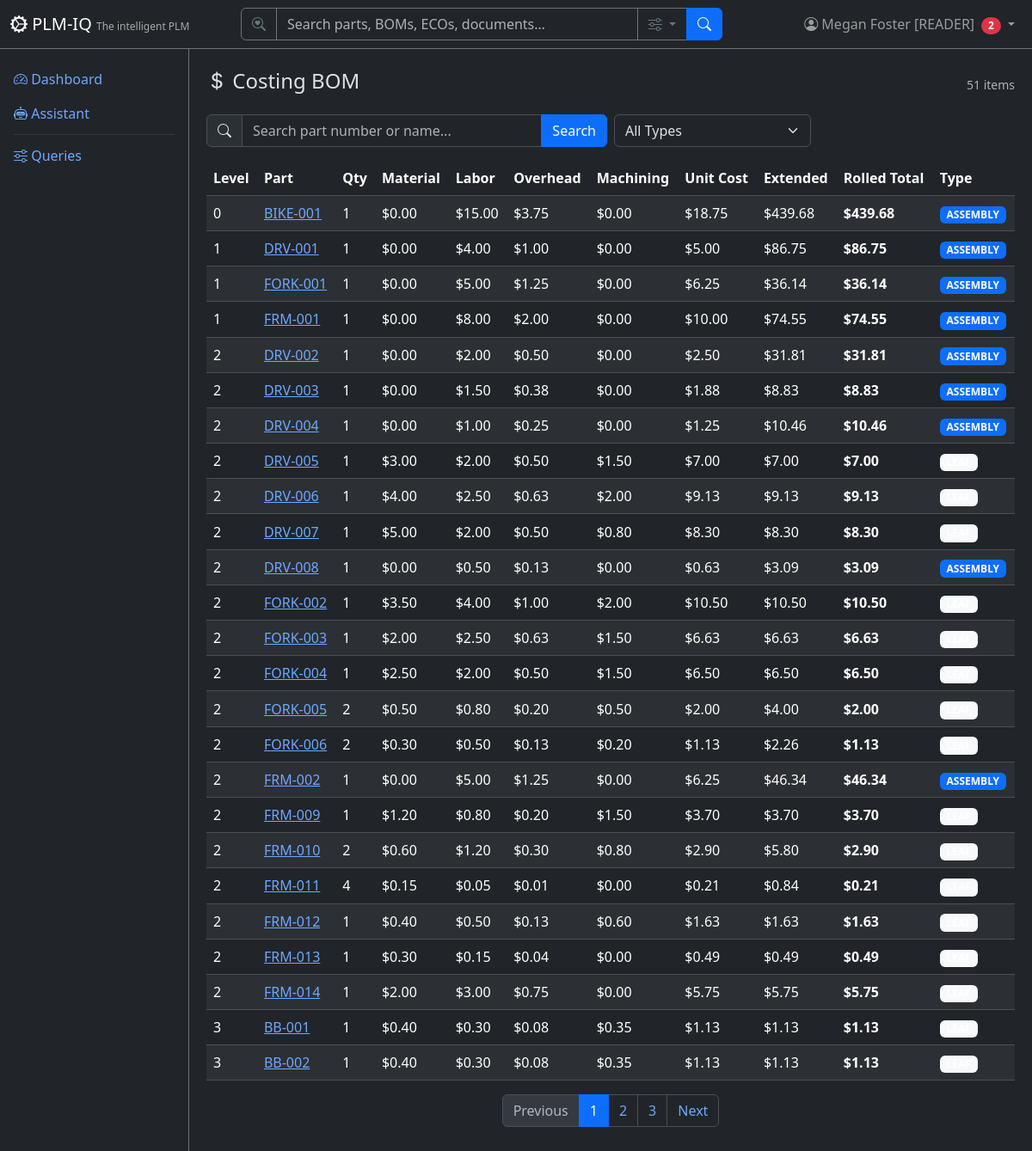
Before: /costing (signed in) with the older database file.
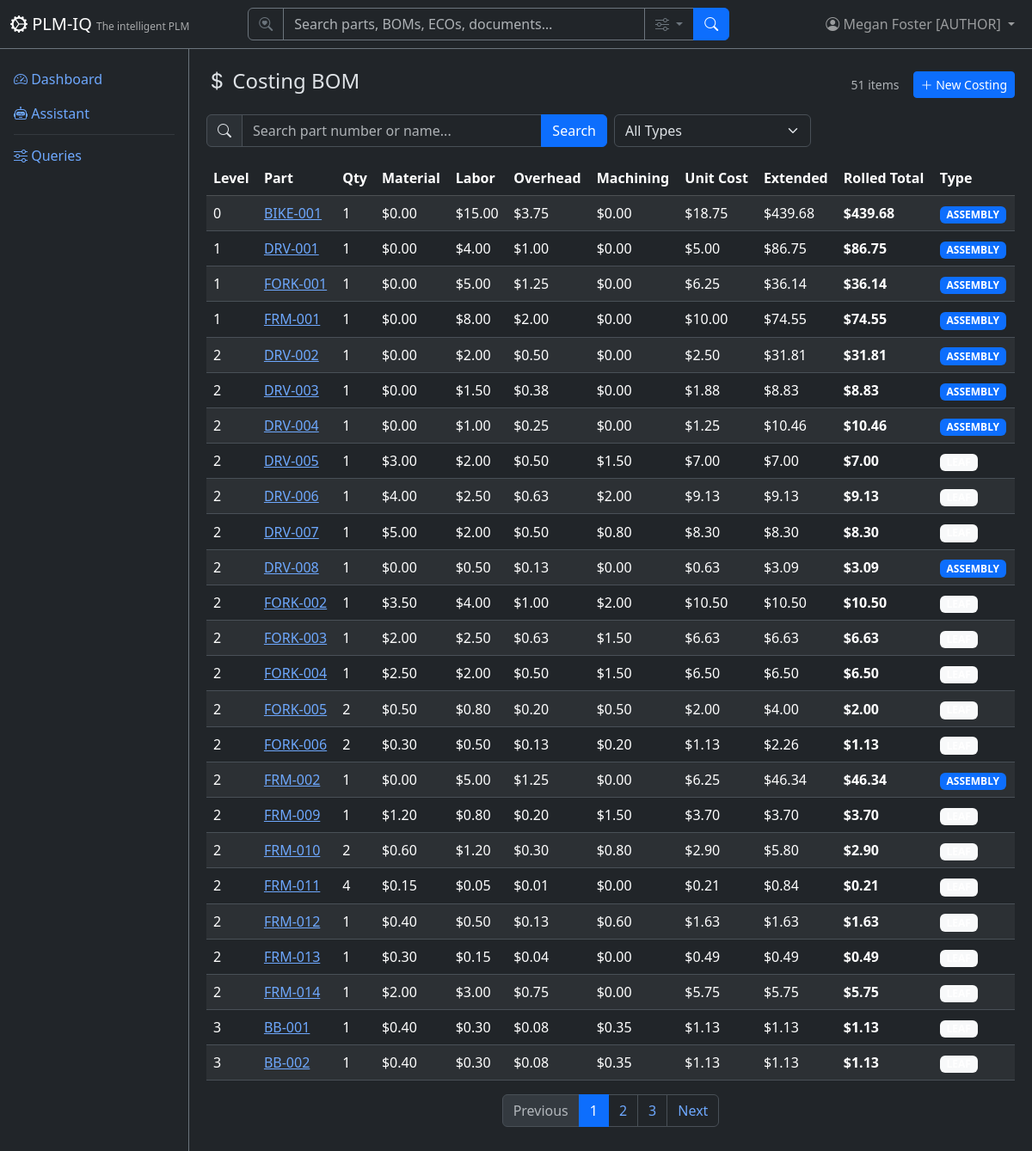
After: the same page with the newer database file.
### app/models/tenant_user.py (models this page shows)
class User(Base):
    __tablename__ = "users"
    user_id = Column("user_id", Integer, primary_key=True, autoincrement=True)
    username = Column("username", String, unique=True, nullable=False)
    full_name = Column("full_name", String, nullable=False)
    email = Column("email", String)
    password_hash = Column("password_hash", String, nullable=False, default="")
    tenant_id = Column("tenant_id", Integer, ForeignKey("tenants.tenant_id"), nullable=False, default=1)
    is_active = Column("is_active", Boolean, default=True)
    created_date = Column("created_date", String)
    role = Column("role", String, default="reader")
    tenant = relationship("Tenant", back_populates="users")
    favorites = relationship("Favorite", back_populates="user")

### app/routers/costing.py (the view)
@router.get("", response_class=HTMLResponse)
def list_costing(
    request: Request,
    q: Optional[str] = Query(None, description="Search by part number or name"),
    cost_type: Optional[str] = Query(None, description="Filter by cost type"),
    page: int = Query(1, ge=1),
    db: Session = Depends(get_db),
):
    user = require_user(request, db)
    ctx = auth_context(request, db)
    query = db.query(CostingBomItem)
    if q:
        query = query.filter(
            or_(
                CostingBomItem.part_number.ilike(f"%{q}%"),
                CostingBomItem.part_name.ilike(f"%{q}%"),
            )
        )
    if cost_type:
        query = query.filter(CostingBomItem.cost_type == cost_type)
    total = query.count()
    offset = (page - 1) * DEFAULT_PAGE_SIZE
    items = query.order_by(CostingBomItem.level, CostingBomItem.part_number).offset(offset).limit(DEFAULT_PAGE_SIZE).all()
    return HTMLResponse(content=render(
        "costing/list.html",
        **ctx,
        items=items,
        page=page,
        total=total,
        pages=(total + DEFAULT_PAGE_SIZE - 1) // DEFAULT_PAGE_SIZE,
        q=q or "",
        cost_type_filter=cost_type or "",
    ))

### app/templates/costing/list.html (shortened to what this page needs)
{% extends "base.html" %}
{% block content %}
<div class="d-flex justify-content-between align-items-center mb-3">
    <h4><i class="bi bi-currency-dollar"></i> Costing BOM</h4>
    <div class="d-flex align-items-center gap-3">
        <span class="text-muted small">{{ total }} items</span>
        {% if current_user and current_user.role == 'author' %}
        <a href="/costing/new" class="btn btn-sm btn-primary"><i class="bi bi-plus-lg"></i> New Costing</a>
        {% endif %}
    </div>
</div>
<form method="GET" class="row g-2 mb-3">
    <div class="col-md-6">
        <div class="input-group">
            <span class="input-group-text"><i class="bi bi-search"></i></span>
            <input type="text" name="q" class="form-control" placeholder="Search part number or name..." value="{{ q }}">
            <button class="btn btn-primary" type="submit">Search</button>
        </div>
    </div>
    <div class="col-md-3">
        <select name="cost_type" class="form-select" onchange="this.form.submit()">
            <option value="">All Types</option>
        </select>
    </div>
</form>
<div class="table-responsive">
    <table class="table table-striped table-hover align-middle">
        <thead class="table-dark">
            <tr><th>Level</th><th>Part</th><th>Qty</th><th>Material</th><th>Labor</th><th>Overhead</th><th>Machining</th><th>Unit Cost</th><th>Extended</th><th>Rolled Total</th><th>Type</th></tr>
        </thead>
        <tbody>
            {% for item in items %}
            <tr>
                <td>{{ item.level }}</td>
                <td><a href="/parts/{{ item.part_number }}">{{ item.part_number }}</a></td>
                <td>{{ item.qty }}</td>
                <td>{{ item.material_cost|currency }}</td>
                <td>{{ item.labor_cost|currency }}</td>
                <td>{{ item.overhead_cost|currency }}</td>
                <td>{{ item.machining_cost|currency }}</td>
                <td>{{ item.unit_cost|currency }}</td>
                <td>{{ item.extended_cost|currency }}</td>
                <td><strong>{{ item.rolled_total|currency }}</strong></td>
                <td><span class="badge bg-{% if item.cost_type == 'LEAF' %}light{% else %}primary{% endif %} badge-status">{{ item.cost_type }}</span></td>
            </tr>
            {% else %}
            <tr><td colspan="11" class="text-center text-muted py-4">No costing data.</td></tr>
            {% endfor %}
        </tbody>
    </table>
</div>
{% if pages > 1 %}
<nav><ul class="pagination justify-content-center">
    <li class="page-item {% if page <= 1 %}disabled{% endif %}">
        <a class="page-link" href="?page={{ page - 1 }}{% if q %}&q={{ q }}{% endif %}{% if cost_type_filter %}&cost_type={{ cost_type_filter }}{% endif %}">Previous</a>
    </li>
    {% for p in range(1, pages + 1) %}
    <li class="page-item {% if p == page %}active{% endif %}"><a class="page-link" href="?page={{ p }}{% if q %}&q={{ q }}{% endif %}{% if cost_type_filter %}&cost_type={{ cost_type_filter }}{% endif %}">{{ p }}</a></li>
    {% endfor %}
    <li class="page-item {% if page >= pages %}disabled{% endif %}">
        <a class="page-link" href="?page={{ page + 1 }}{% if q %}&q={{ q }}{% endif %}{% if cost_type_filter %}&cost_type={{ cost_type_filter }}{% endif %}">Next</a>
    </li>
</ul></nav>
{% endif %}
{% endblock %}

### app/templates/base.html (shortened to what this page needs)
<!DOCTYPE html>
<html lang="en" data-bs-theme="dark">
<head>
    <link href="https://cdn.jsdelivr.net/npm/bootstrap@5.3.3/dist/css/bootstrap.min.css" rel="stylesheet">
    <link href="https://cdn.jsdelivr.net/npm/bootstrap-icons@1.11.3/font/bootstrap-icons.css" rel="stylesheet">
</head>
<body>
    <nav class="navbar navbar-expand-md navbar-dark bg-dark fixed-top border-bottom border-secondary">
        <div class="container-fluid">
            <a class="navbar-brand" href="/">
                <i class="bi bi-gear-wide-connected"></i> PLM-IQ
                <small class="d-none d-md-inline">The intelligent PLM</small>
            </a>
            <div class="collapse navbar-collapse" id="navMenu">
                {% if current_user %}
                <form class="d-flex mx-auto my-2 my-md-0" role="search" action="/search" method="get" style="width: 100%; max-width: 560px;">
                    <div class="input-group">
                        <span class="input-group-text bg-dark border-secondary text-secondary"><i class="bi bi-search-heart"></i></span>
                        <input type="search" name="q" class="form-control bg-dark text-light border-secondary" placeholder="Search parts, BOMs, ECOs, documents…" aria-label="Search">
                        <button class="btn btn-outline-secondary dropdown-toggle" type="button" data-bs-toggle="dropdown" data-bs-auto-close="outside" title="Search options">
                            <i class="bi bi-sliders"></i>
                        </button>
                        <button class="btn btn-primary" type="submit"><i class="bi bi-search"></i></button>
                    </div>
                </form>
                {% endif %}
                <ul class="navbar-nav ms-auto align-items-center">
                    {% if current_user %}
                    <li class="nav-item dropdown">
                        <a class="nav-link dropdown-toggle position-relative" href="#" role="button" data-bs-toggle="dropdown" aria-label="Profile Menu" title="Profile Menu">
                            <i class="bi bi-person-circle"></i>
                            <span class="d-none d-md-inline">{{ current_user.full_name }} [{{ current_user.role|upper if current_user.role else 'SUPERUSER' }}]</span>
                            {% if unread_count|default(0) > 0 %}<span class="badge bg-danger rounded-pill ms-1">{{ unread_count }}</span>{% endif %}
                        </a>
                    </li>
                    {% else %}
                    <li class="nav-item">
                        <a class="nav-link" href="/login"><i class="bi bi-box-arrow-in-right"></i> Sign In</a>
                    </li>
                    {% endif %}
                </ul>
            </div>
        </div>
    </nav>
    <div class="sidebar bg-dark border-end border-secondary pt-3">
        <ul class="nav nav-pills flex-column">
            <li class="nav-item">
                <a class="nav-link" href="/"><i class="bi bi-speedometer2"></i> Dashboard</a>
            </li>
            <li class="nav-item">
                <a class="nav-link" href="/assistant"><i class="bi bi-robot"></i> Assistant</a>
            </li>
            <li class="nav-item">
                <hr class="nav-divider my-1 mx-3 border-secondary">
            </li>
            <li class="nav-item">
                <a class="nav-link" href="/queries"><i class="bi bi-sliders"></i> Queries</a>
            </li>
        </ul>
    </div>
    <div class="main-content">
        {% block content %}{% endblock %}
    </div>
</body>
</html>

Changed rows visible on the page:
changed User "Megan Foster": role "READER" → "AUTHOR"
Other visible differences:
{{ unread_count }}: "2" → (not shown)
text now shown: "New Costing"
